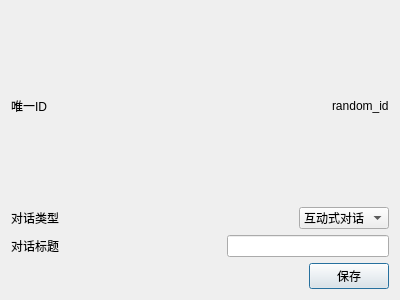
<?xml version="1.0" encoding="UTF-8"?>
<ui version="4.0">
 <class>DialogDialog</class>
 <widget class="QDialog" name="DialogDialog">
  <property name="geometry">
   <rect>
    <x>0</x>
    <y>0</y>
    <width>400</width>
    <height>300</height>
   </rect>
  </property>
  <property name="windowTitle">
   <string>新建/编辑对话</string>
  </property>
  <layout class="QVBoxLayout" name="verticalLayout">
   <item>
    <layout class="QHBoxLayout" name="horizontalLayout">
     <item>
      <widget class="QLabel" name="label">
       <property name="text">
        <string>唯一ID</string>
       </property>
      </widget>
     </item>
     <item>
      <spacer name="horizontalSpacer_2">
       <property name="orientation">
        <enum>Qt::Horizontal</enum>
       </property>
       <property name="sizeHint" stdset="0">
        <size>
         <width>40</width>
         <height>20</height>
        </size>
       </property>
      </spacer>
     </item>
     <item>
      <widget class="QLabel" name="lbId">
       <property name="text">
        <string>random_id</string>
       </property>
      </widget>
     </item>
    </layout>
   </item>
   <item>
    <layout class="QHBoxLayout" name="horizontalLayout_3">
     <item>
      <widget class="QLabel" name="label_2">
       <property name="text">
        <string>对话类型</string>
       </property>
      </widget>
     </item>
     <item>
      <spacer name="horizontalSpacer_3">
       <property name="orientation">
        <enum>Qt::Horizontal</enum>
       </property>
       <property name="sizeHint" stdset="0">
        <size>
         <width>40</width>
         <height>20</height>
        </size>
       </property>
      </spacer>
     </item>
     <item>
      <widget class="QComboBox" name="cbDialogType">
       <property name="currentIndex">
        <number>1</number>
       </property>
       <item>
        <property name="text">
         <string>旁白式对话</string>
        </property>
       </item>
       <item>
        <property name="text">
         <string>互动式对话</string>
        </property>
       </item>
      </widget>
     </item>
    </layout>
   </item>
   <item>
    <layout class="QHBoxLayout" name="horizontalLayout_4">
     <item>
      <widget class="QLabel" name="label_3">
       <property name="text">
        <string>对话标题</string>
       </property>
      </widget>
     </item>
     <item>
      <spacer name="horizontalSpacer_4">
       <property name="orientation">
        <enum>Qt::Horizontal</enum>
       </property>
       <property name="sizeHint" stdset="0">
        <size>
         <width>40</width>
         <height>20</height>
        </size>
       </property>
      </spacer>
     </item>
     <item>
      <widget class="QLineEdit" name="editDialogTitle"/>
     </item>
    </layout>
   </item>
   <item>
    <layout class="QHBoxLayout" name="horizontalLayout_2">
     <item>
      <spacer name="horizontalSpacer">
       <property name="orientation">
        <enum>Qt::Horizontal</enum>
       </property>
       <property name="sizeHint" stdset="0">
        <size>
         <width>40</width>
         <height>20</height>
        </size>
       </property>
      </spacer>
     </item>
     <item>
      <widget class="QPushButton" name="btnSave">
       <property name="text">
        <string>保存</string>
       </property>
      </widget>
     </item>
    </layout>
   </item>
  </layout>
 </widget>
 <resources/>
 <connections/>
</ui>
